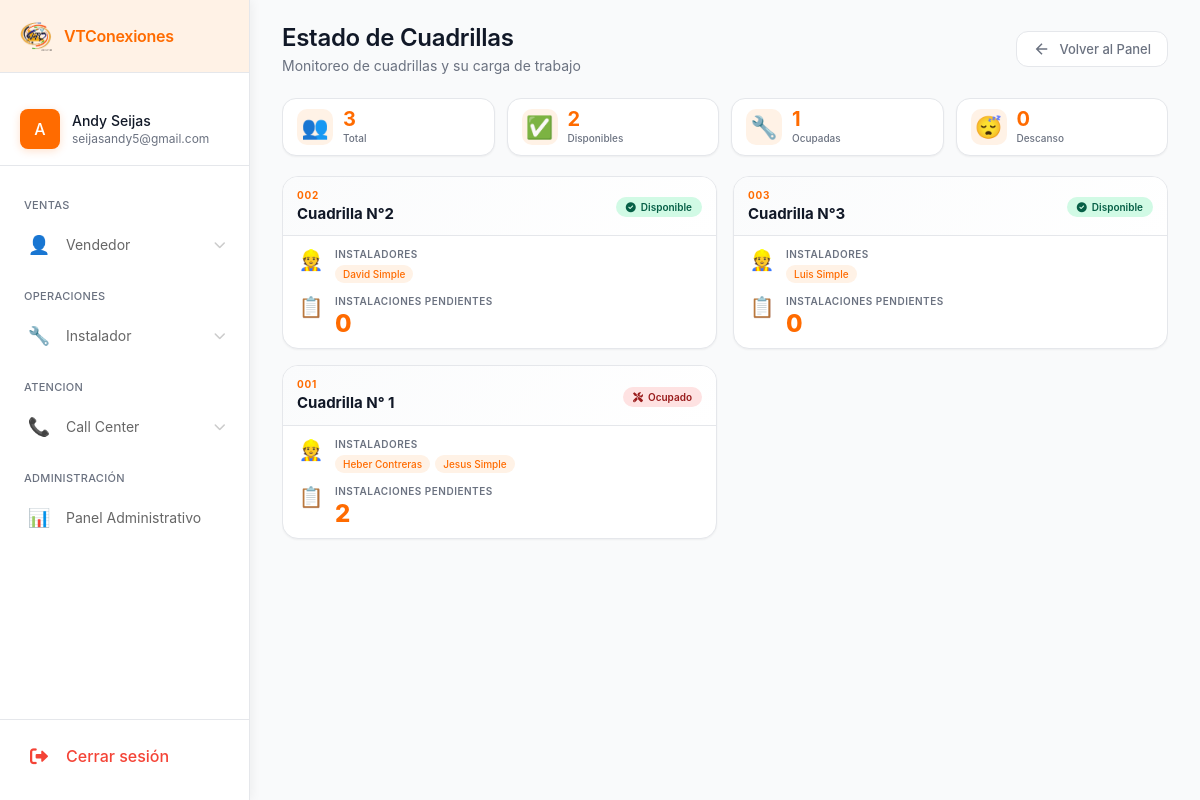
Page /cuadrillas/estado/ (signed in) on the committed database.
### myapp/models.py (models this page shows, shortened)
class Cuadrilla(models.Model):
    class EstadoCuadrilla(models.TextChoices):
        DISPONIBLE = 'DISPONIBLE', 'Disponible'
        OCUPADO = 'OCUPADO', 'Ocupado'
        EN_DESCANSO = 'DESCANSO', 'En Descanso'
        INACTIVO = 'INACTIVO', 'Inactivo'
    nombre = models.CharField(
        max_length=100,
        unique=True,
        verbose_name="Nombre de la Cuadrilla"
    )
    codigo = models.CharField(
        max_length=20,
        unique=True,
        verbose_name="Código de Cuadrilla",
        help_text="Ej: C001, INST-001"
    )
    instaladores = models.ManyToManyField(
        'PerfilUsuario',
        related_name='cuadrillas',
        verbose_name="Instaladores",
        blank=True
    )
    estado = models.CharField(
        max_length=20,
        choices=EstadoCuadrilla.choices,
        default=EstadoCuadrilla.DISPONIBLE,
        verbose_name="Estado de la Cuadrilla",
        db_index=True
    )
    fecha_creacion = models.DateTimeField(
        auto_now_add=True,
        verbose_name="Fecha de creación"
    )
    fecha_actualizacion = models.DateTimeField(
        auto_now=True,
        verbose_name="Última actualización"
    )
    creado_por = models.ForeignKey(
        User,
        on_delete=models.SET_NULL,
        null=True,
        blank=True,
        related_name='cuadrillas_creadas',
        verbose_name="Creado por"
    )
    activo = models.BooleanField(
        default=True,
        verbose_name="Activo"
    )
    @property
    def cantidad_instaladores(self):
        return self.instaladores.count()
    class Meta:
        verbose_name = "Cuadrilla"
        verbose_name_plural = "Cuadrillas"
        ordering = ['nombre']
        indexes = [
            models.Index(fields=['estado']),
            models.Index(fields=['activo']),
            models.Index(fields=['codigo']),
        ]

### myapp/views_vendedores.py (the view)
# urls.py: path('cuadrillas/estado/', estado_cuadrillas, name='estado_cuadrillas'),
@login_required
def estado_cuadrillas(request):
    es_admin = request.user.is_superuser or request.user.groups.filter(name='Administrador').exists()
    es_vendedor = request.user.groups.filter(name='Vendedor').exists()
    es_supervisor =request.user.groups.filter(name='Supervisor').exists()
    if not (es_admin or es_vendedor or es_supervisor):
        messages.error(request, 'No tienes permisos para acceder a esta página.')
        return redirect('dashboard')
    cuadrillas = Cuadrilla.objects.filter(activo=True).prefetch_related(
        'instaladores__usuario',
        'asignaciones__contrato__cliente_potencial',
        'asignaciones__venta_directa',
        'asignaciones__instalacion'
    )
    total_cuadrillas = cuadrillas.count()
    cuadrillas_disponibles = cuadrillas.filter(estado='DISPONIBLE').count()
    cuadrillas_ocupadas = cuadrillas.filter(estado='OCUPADO').count()
    cuadrillas_descanso = cuadrillas.filter(estado='DESCANSO').count()
    datos_cuadrillas = []
    for cuadrilla in cuadrillas:
        asignaciones = AsignacionContrato.objects.filter(
            cuadrilla=cuadrilla,
            activo=True
        ).select_related(
            'contrato__cliente_potencial',
            'contrato__plan_contratado',
            'venta_directa',
            'instalacion'
        )
        total_asignaciones = asignaciones.count()
        instalaciones_pendientes = 0
        instalaciones_completadas = 0
        for asignacion in asignaciones:
            try:
                if asignacion.instalacion.completada:
                    instalaciones_completadas += 1
                else:
                    instalaciones_pendientes += 1
            except:
                instalaciones_pendientes += 1
        hoy = timezone.now().date()
        instalaciones_hoy = asignaciones.filter(
            fecha_asignacion__date=hoy
        ).count()
        semana_pasada = hoy - timedelta(days=7)
        instalaciones_semana = asignaciones.filter(
            fecha_asignacion__date__gte=semana_pasada
        ).count()
        ultima_instalacion = asignaciones.order_by('-fecha_asignacion').first()
        ultima_instalacion_info = None
        if ultima_instalacion:
            if ultima_instalacion.contrato:
                cliente_nombre = ultima_instalacion.contrato.cliente_potencial.nombre_completo
            else:
                cliente_nombre = ultima_instalacion.venta_directa.nombre_completo
            ultima_instalacion_info = {
                'cliente': cliente_nombre,
                'fecha': ultima_instalacion.fecha_asignacion,
                'estado': 'Completada' if hasattr(ultima_instalacion, 'instalacion') and ultima_instalacion.instalacion.completada else 'Pendiente'
            }
        eficiencia = 0
        if total_asignaciones > 0:
            eficiencia = int((instalaciones_completadas / total_asignaciones) * 100)
        instaladores_list = []
        for inst in cuadrilla.instaladores.all():
            nombre = inst.usuario.get_full_name() or inst.usuario.username
            instaladores_list.append(nombre)
        datos_cuadrillas.append({
            'id': cuadrilla.id,
            'nombre': cuadrilla.nombre,
            'codigo': cuadrilla.codigo,
            'estado': cuadrilla.estado,
            'estado_display': cuadrilla.get_estado_display(),
            'cantidad_instaladores': cuadrilla.cantidad_instaladores,
            'instaladores': instaladores_list,
            'total_asignaciones': total_asignaciones,
            'instalaciones_pendientes': instalaciones_pendientes,
            'instalaciones_completadas': instalaciones_completadas,
            'instalaciones_hoy': instalaciones_hoy,
            'instalaciones_semana': instalaciones_semana,
            'eficiencia': eficiencia,
            'ultima_instalacion': ultima_instalacion_info,
        })
    orden_estado = {'DISPONIBLE': 1, 'OCUPADO': 2, 'DESCANSO': 3}
    datos_cuadrillas.sort(key=lambda x: (orden_estado.get(x['estado'], 4), -x['eficiencia']))
    context = {
        'cuadrillas': datos_cuadrillas,
        'total_cuadrillas': total_cuadrillas,
        'cuadrillas_disponibles': cuadrillas_disponibles,
        'cuadrillas_ocupadas': cuadrillas_ocupadas,
        'cuadrillas_descanso': cuadrillas_descanso,
        'es_admin': es_admin,
    }
    return render(request, 'Vendedores/estado_cuadrillas.html', context)

### myapp/templates/Vendedores/estado_cuadrillas.html (shortened to what this page needs)
{% extends 'Inicio_De_Sesion/base.html' %}
{% load static %}
{% block page_title %}Estado de Cuadrillas{% endblock %}
{% block page_subtitle %}Monitoreo de cuadrillas y su carga de trabajo{% endblock %}
{% block header_actions %}
<a href="{% url 'dashboard' %}" class="btn-secondary">
    <svg width="18" height="18" viewBox="0 0 24 24" fill="none" stroke="currentColor" stroke-width="2">
        <path d="M19 12H5M12 19l-7-7 7-7"/>
    </svg>
    Volver al Panel
</a>
{% endblock %}
{% block content %}
<div class="cuadrillas-container">
    <div class="stats-horizontal">
        <div class="stat-item">
            <div class="stat-icon-small">👥</div>
            <div class="stat-content">
                <span class="stat-number">{{ total_cuadrillas }}</span>
                <span class="stat-name">Total</span>
            </div>
        </div>
        <div class="stat-item">
            <div class="stat-icon-small">✅</div>
            <div class="stat-content">
                <span class="stat-number">{{ cuadrillas_disponibles }}</span>
                <span class="stat-name">Disponibles</span>
            </div>
        </div>
        <div class="stat-item">
            <div class="stat-icon-small">🔧</div>
            <div class="stat-content">
                <span class="stat-number">{{ cuadrillas_ocupadas }}</span>
                <span class="stat-name">Ocupadas</span>
            </div>
        </div>
        <div class="stat-item">
            <div class="stat-icon-small">😴</div>
            <div class="stat-content">
                <span class="stat-number">{{ cuadrillas_descanso }}</span>
                <span class="stat-name">Descanso</span>
            </div>
        </div>
    </div>
    <div class="cuadrillas-scroll-wrapper">
        <div class="cuadrillas-grid">
            {% for cuadrilla in cuadrillas %}
            <div class="cuadrilla-card">
                <div class="cuadrilla-header">
                    <div class="cuadrilla-info">
                        <div class="cuadrilla-codigo">{{ cuadrilla.codigo }}</div>
                        <h3>{{ cuadrilla.nombre }}</h3>
                    </div>
                    <div class="cuadrilla-estado">
                        <span class="badge-estado
                            {% if cuadrilla.estado == 'DISPONIBLE' %}estado-disponible
                            {% elif cuadrilla.estado == 'OCUPADO' %}estado-ocupado
                            {% elif cuadrilla.estado == 'DESCANSO' %}estado-descanso
                            {% else %}estado-inactivo{% endif %}">
                            <i class="fas
                                {% if cuadrilla.estado == 'DISPONIBLE' %}fa-check-circle
                                {% elif cuadrilla.estado == 'OCUPADO' %}fa-tools
                                {% elif cuadrilla.estado == 'DESCANSO' %}fa-coffee
                                {% else %}fa-clock{% endif %}"></i>
                            {{ cuadrilla.estado_display }}
                        </span>
                    </div>
                </div>
                <div class="cuadrilla-body">
                    <div class="info-row">
                        <div class="info-icon">👷</div>
                        <div class="info-content">
                            <strong>Instaladores</strong>
                            <div class="instaladores-list">
                                {% for inst in cuadrilla.instaladores %}
                                    <span class="instalador-tag">
                                        {{ inst }}
                                    </span>
                                {% empty %}
                                    <span class="text-muted">Sin instaladores</span>
                                {% endfor %}
                            </div>
                        </div>
                    </div>
                    <div class="info-row">
                        <div class="info-icon">📋</div>
                        <div class="info-content">
                            <strong>Instalaciones Pendientes</strong>
                            <div class="instalaciones-pendientes">
                                <span class="numero-pendientes">{{ cuadrilla.instalaciones_pendientes }}</span>
                            </div>
                        </div>
                    </div>
                </div>
            </div>
            {% empty %}
            <div class="empty-state">
                <div class="empty-icon">🚧</div>
                <p>No hay cuadrillas activas registradas</p>
                <small>Las cuadrillas aparecerán aquí cuando sean creadas</small>
            </div>
            {% endfor %}
        </div>
    </div>
</div>
{% endblock %}

### myapp/templates/Inicio_De_Sesion/base.html (shortened to what this page needs)
{% load static %}
<!DOCTYPE html>
<html lang="es">
<head>
    <link rel="stylesheet" href="https://cdnjs.cloudflare.com/ajax/libs/font-awesome/6.0.0/css/all.min.css">
</head>
<body>
    <div class="dashboard">
        <div class="sidebar" id="sidebar">
            <div class="logo-area" onclick="window.location.href='{% url 'dashboard' %}'">
                <img src="{% static 'cd.png' %}" alt="VTC" class="logo">
                <span class="logo-text">VTConexiones</span>
            </div>
            <div class="user-info">
                <div class="user-avatar">
                    {{ user.username|first|upper }}
                </div>
                <div class="user-details">
                    <div class="user-name">{{ user.get_full_name|default:user.username }}</div>
                    <div class="user-email">{{ user.email|default:"usuario@vtc.com" }}</div>
                </div>
            </div>
            <div class="menu">
                {% if user.groups.all.0.name != 'Call Center' %}
                <div class="menu-section">VENTAS</div>
                <div class="menu-item" onclick="toggleSubmenu(this, 'vendedorSubmenu')">
                    <span class="menu-icon">👤</span>
                    <span class="menu-title">Vendedor</span>
                    <i class="fas fa-chevron-down arrow"></i>
                </div>
                {% endif %}
                {% if user.groups.all.0.name == 'Instalador' or user.groups.all.0.name == 'Administrador' or user.is_superuser %}
                <div class="menu-section">OPERACIONES</div>
                <div class="menu-item" onclick="toggleSubmenu(this, 'instaladorSubmenu')">
                    <span class="menu-icon">🔧</span>
                    <span class="menu-title">Instalador</span>
                    <i class="fas fa-chevron-down arrow"></i>
                </div>
                {% endif %}
                {% if user.is_superuser or user.groups.all.0.name == 'Administrador' or user.groups.all.0.name == 'Call Center' %}
                <div class="menu-section">ATENCION</div>
                <div class="menu-item" onclick="toggleSubmenu(this, 'callcenterSubmenu')">
                    <span class="menu-icon">📞</span>
                    <span class="menu-title">Call Center</span>
                    <i class="fas fa-chevron-down arrow"></i>
                </div>
                {% endif %}
                {% if user.is_superuser or user.groups.all.0.name == 'Administrador' or user.groups.all.0.name == 'Supervisor' %}
                <div class="menu-section">ADMINISTRACIÓN</div>
                <div class="menu-item" onclick="window.location.href='{% url 'panel_administrativo' %}'">
                    <span class="menu-icon">📊</span>
                    <span class="menu-title">Panel Administrativo</span>
                </div>
                {% endif %}
            </div>
            <div class="sidebar-footer">
                <a href="{% url 'logout' %}" class="logout-sidebar" onclick="return confirm('¿Estás seguro que deseas cerrar sesión?')">
                    <i class="fas fa-sign-out-alt"></i>
                    <span>Cerrar sesión</span>
                </a>
            </div>
        </div>
        <div class="main-content" id="mainContent">
            <div class="content-header">
                <div class="page-title">
                    <h1>{% block page_title %}Dashboard{% endblock %}</h1>
                    <p>{% block page_subtitle %}{{ current_date|default:"11 mar 2026" }} · Bienvenido de vuelta{% endblock %}</p>
                </div>
                <div class="header-actions">
                    {% block header_actions %}{% endblock %}
                </div>
            </div>
            {% block content %}{% endblock %}
        </div>
    </div>
</body>
</html>

### rows in the picture
Cuadrilla: codigo "002", nombre "Cuadrilla N°2", estado "DISPONIBLE" (drawn)
Cuadrilla: codigo "003", nombre "Cuadrilla N°3", estado "DISPONIBLE" (drawn)
Cuadrilla: codigo "001", nombre "Cuadrilla N° 1", estado "OCUPADO" (drawn)

### other values in the picture
{{ user.username|first|upper }} "A"
{{ user.get_full_name|default:user.username }} "Andy Seijas"
{{ user.email|default:"usuario@vtc.com" }} "seijasandy5@gmail.com"
{{ total_cuadrillas }} "3"
{{ cuadrillas_disponibles }} "2"
{{ cuadrillas_ocupadas }} "1"
{{ cuadrillas_descanso }} "0"
{{ cuadrilla.estado_display }} "Disponible" "Disponible" "Ocupado"
{{ inst }} "David Simple" "Luis Simple" "Heber Contreras" "Jesus Simple"
{{ cuadrilla.instalaciones_pendientes }} "0" "0" "2"
